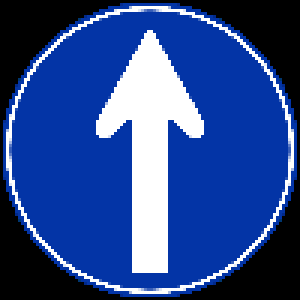
#> input picture assets/resize/00rds_00_r.png, 100 x 100 px (shown 3 times larger); its folder holds only this picture in this run
$ python image-compression.py
#> lines starting #> are read from the running program, lines starting #| are printed output that depends on the picture
import cv2
import numpy as np
import os
import glob
from PIL import Image

os.makedirs('compression',exist_ok=True)
files = glob.glob('./assets/resize/*.png')

for i, file_path in enumerate(files):
  try:
    # 画像の読み込み(RGB)
    img = cv2.imread(file_path)
#> img is the input picture: shape (100, 100, 3); mean B, G, R 142.1, 73.9, 44.5
    cv2.imwrite("./assets/compression/rds_0{}_rc.png".format(i), img)
    for j in range(5,10):
      compression_x_img = cv2.resize(img, dsize=None, fx=0.1*j, fy=1)
      compression_y_img = cv2.resize(img, dsize=None, fx=1, fy=0.1*j)
      # compression_x_img = cv2.resize(compression_x_img, (100,100))
      # compression_y_img = cv2.resize(compression_y_img, (100,100))
      cv2.imwrite("./assets/compression/rds_0{}_rcx{}.png".format(i,j), compression_x_img)
      cv2.imwrite("./assets/compression/rds_0{}_rcy{}.png".format(i,j), compression_y_img)
#> this loop made 5 passes
#> pass 1, `compression_x_img = cv2.resize(img, dsize=None, fx=0.1*j, fy=1)`:
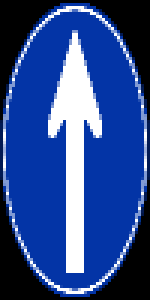
#> compression_x_img: shape (100, 50, 3) (shown 3 times larger); mean B, G, R 142.1, 73.9, 44.5
#> pass 1, `compression_y_img = cv2.resize(img, dsize=None, fx=1, fy=0.1*j)`:
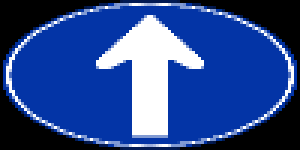
#> compression_y_img: shape (50, 100, 3) (shown 3 times larger); mean B, G, R 142.1, 73.9, 44.5
#> pass 2, `compression_x_img = cv2.resize(img, dsize=None, fx=0.1*j, fy=1)`:
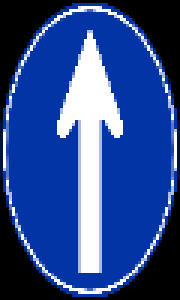
#> compression_x_img: shape (100, 60, 3) (shown 3 times larger); mean B, G, R 142.1, 74, 44.7
#> pass 2, `compression_y_img = cv2.resize(img, dsize=None, fx=1, fy=0.1*j)`:
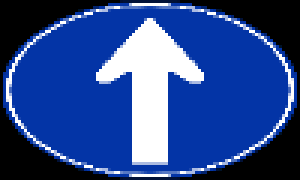
#> compression_y_img: shape (60, 100, 3) (shown 3 times larger); mean B, G, R 142, 73.8, 44.5
  except Exception:
    continue

$ run again, on assets/resize/04rds_04_r.png
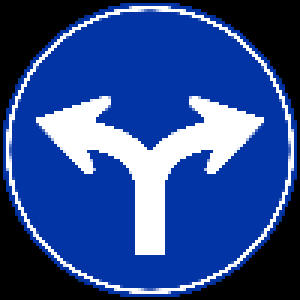
#> input picture assets/resize/04rds_04_r.png, 100 x 100 px (shown 3 times larger)
#> img is the input picture: shape (100, 100, 3); mean B, G, R 142.2, 74.1, 44.8
#> the loop `for j in range(5,10):` made 5 passes
#> pass 1, `compression_x_img = cv2.resize(img, dsize=None, fx=0.1*j, fy=1)`:
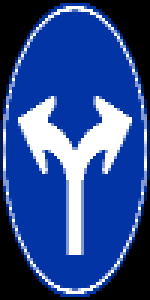
#> compression_x_img: shape (100, 50, 3) (shown 3 times larger); mean B, G, R 142.3, 74.1, 44.8
#> pass 2, `compression_y_img = cv2.resize(img, dsize=None, fx=1, fy=0.1*j)`:
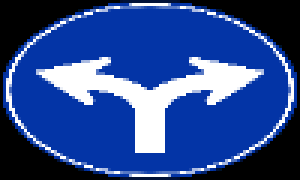
#> compression_y_img: shape (60, 100, 3) (shown 3 times larger); mean B, G, R 142.1, 74, 44.8

$ run again, on assets/resize/05rds_05_r.png
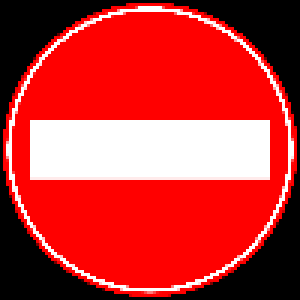
#> input picture assets/resize/05rds_05_r.png, 100 x 100 px (shown 3 times larger)
#> img is the input picture: shape (100, 100, 3); mean B, G, R 51.2, 51.2, 193.1
#> the loop `for j in range(5,10):` made 5 passes
#> pass 1, `compression_x_img = cv2.resize(img, dsize=None, fx=0.1*j, fy=1)`:
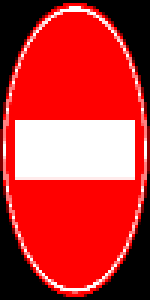
#> compression_x_img: shape (100, 50, 3) (shown 3 times larger); mean B, G, R 51.2, 51.2, 193.1
#> pass 2, `compression_y_img = cv2.resize(img, dsize=None, fx=1, fy=0.1*j)`:
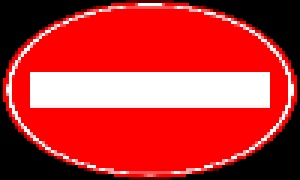
#> compression_y_img: shape (60, 100, 3) (shown 3 times larger); mean B, G, R 50.9, 50.9, 193.2

$ run again, on assets/resize/06rds_06_r.png
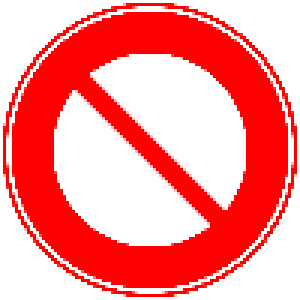
#> input picture assets/resize/06rds_06_r.png, 100 x 100 px (shown 3 times larger)
#> img is the input picture: shape (100, 100, 3); mean B, G, R 144.7, 144.7, 255
#> the loop `for j in range(5,10):` made 5 passes
#> pass 1, `compression_x_img = cv2.resize(img, dsize=None, fx=0.1*j, fy=1)`:
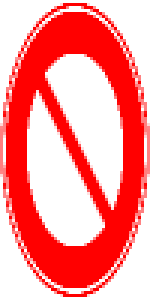
#> compression_x_img: shape (100, 50, 3) (shown 3 times larger); mean B, G, R 144.7, 144.7, 255
#> pass 2, `compression_y_img = cv2.resize(img, dsize=None, fx=1, fy=0.1*j)`:
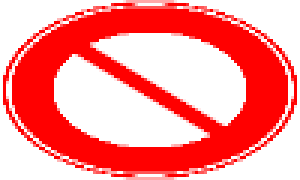
#> compression_y_img: shape (60, 100, 3) (shown 3 times larger); mean B, G, R 144.2, 144.2, 255

$ run again, on assets/resize/01rds_01_r.png
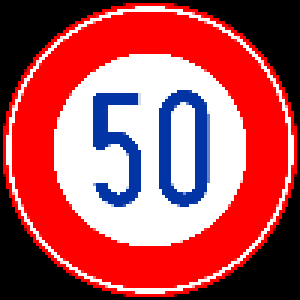
#> input picture assets/resize/01rds_01_r.png, 100 x 100 px (shown 3 times larger)
#> img is the input picture: shape (100, 100, 3); mean B, G, R 88.6, 81.3, 177.8
#> the loop `for j in range(5,10):` made 5 passes
#> pass 2, `compression_y_img = cv2.resize(img, dsize=None, fx=1, fy=0.1*j)`:
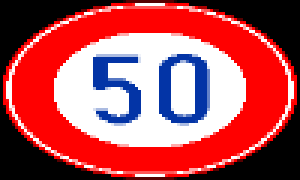
#> compression_y_img: shape (60, 100, 3) (shown 3 times larger); mean B, G, R 88.3, 80.9, 177.9
